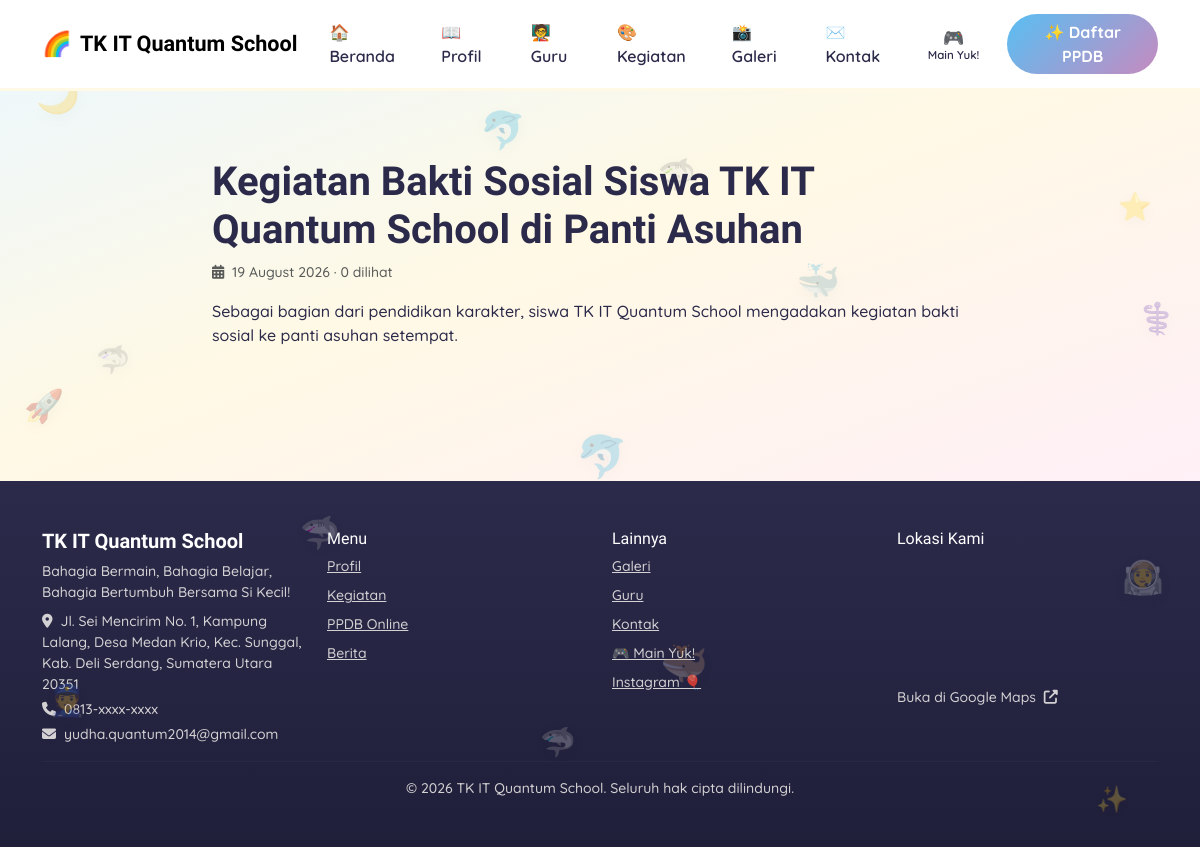
Screenshot of /home/berita/kegiatan-bakti-sosial-siswa-tk-it-quantum-school-di-panti-asuhan with the database file from the repository.
### tables this page shows
CREATE TABLE pengaturan_website (
    id INT AUTO_INCREMENT PRIMARY KEY,
    nama_sekolah VARCHAR(150) NOT NULL DEFAULT 'TK IT Quantum School',
    tagline VARCHAR(255) NULL,
    alamat TEXT NULL,
    email VARCHAR(100) NULL,
    telepon VARCHAR(30) NULL,
    logo VARCHAR(255) NULL,
    favicon VARCHAR(255) NULL,
    logo_login VARCHAR(255) NULL,
    logo_navbar VARCHAR(255) NULL,
    logo_footer VARCHAR(255) NULL,
    foto_kepsek VARCHAR(255) NULL,
    banner_hero VARCHAR(255) NULL,
    warna_primary VARCHAR(20) DEFAULT '#FFC107',
    warna_secondary VARCHAR(20) DEFAULT '#FFF8E1',
    warna_accent VARCHAR(20) DEFAULT '#FF9800',
    facebook VARCHAR(255) NULL,
    instagram VARCHAR(255) NULL,
    youtube VARCHAR(255) NULL,
    tiktok VARCHAR(255) NULL,
    maps_embed TEXT NULL,
    musik_latar VARCHAR(255) NULL,
    musik_aktif ENUM('ya','tidak') NOT NULL DEFAULT 'tidak',
    updated_at TIMESTAMP DEFAULT CURRENT_TIMESTAMP ON UPDATE CURRENT_TIMESTAMP
);

CREATE TABLE berita (
    id INT AUTO_INCREMENT PRIMARY KEY,
    kategori_id INT NULL,
    user_id INT NULL,
    judul VARCHAR(255) NOT NULL,
    slug VARCHAR(255) NOT NULL UNIQUE,
    thumbnail VARCHAR(255) NULL,
    ringkasan VARCHAR(500) NULL,
    isi LONGTEXT NOT NULL,
    status ENUM('draft','publish') DEFAULT 'draft',
    dilihat INT DEFAULT 0,
    tanggal_publish DATETIME NULL,
    created_at TIMESTAMP DEFAULT CURRENT_TIMESTAMP,
    updated_at TIMESTAMP DEFAULT CURRENT_TIMESTAMP ON UPDATE CURRENT_TIMESTAMP,
    FOREIGN KEY (kategori_id) REFERENCES kategori_berita(id) ON DELETE SET NULL,
    FOREIGN KEY (user_id) REFERENCES users(id) ON DELETE SET NULL
);

### controllers/HomeController.php (called while the page is built, shortened)
<?php
class HomeController extends Controller
{
    private BeritaModel $beritaModel;
    private PengaturanModel $pengaturanModel;
    public function __construct()
    {
        $this->beritaModel = new BeritaModel();
        $this->pengaturanModel = new PengaturanModel();
    }
    public function berita(string $slug = ''): void
    {
        $berita = $this->beritaModel->findBySlug($slug);
        $this->beritaModel->incrementViews((int) $berita['id']);
        try {
            $galeriBerita = (new BeritaGaleriModel())->getByBerita((int) $berita['id']);
        } catch (PDOException $e) {
            $galeriBerita = [];
        }
        $this->view('home/berita-detail', [
            'pengaturan' => $this->pengaturanModel->get(),
            'berita' => $berita,
            'galeriBerita' => $galeriBerita,
        ]);
    }
}

### core/App.php (called while the page is built, shortened)
<?php
class App
{
    protected string $method = 'index';
    public function __construct()
    {
        $url = $this->parseUrl();
        if (!empty($url[0])) {
            $controllerName = ucfirst($url[0]) . 'Controller';
            $controllerFile = dirname(__DIR__) . '/controllers/' . $controllerName . '.php';
            if (file_exists($controllerFile)) {
                unset($url[0]);
            }
        }
        $this->controller = new $this->controllerName();
        if (isset($url[1]) && method_exists($this->controller, $url[1])) {
            $reflection = new ReflectionMethod($this->controller, $url[1]);
            if ($reflection->isPublic() && strpos($url[1], '__') !== 0) {
                $this->method = $url[1];
                unset($url[1]);
            }
        }
        $this->params = $url ? array_values($url) : [];
        call_user_func_array([$this->controller, $this->method], $this->params);
    }
    protected function parseUrl(): array
    {
        if (isset($_GET['url'])) {
            $url = rtrim($_GET['url'], '/');
            $url = filter_var($url, FILTER_SANITIZE_URL);
            return explode('/', $url);
        }
        return [];
    }
}

### public/index.php (called while the page is built, shortened)
<?php
$appConfig = require dirname(__DIR__) . '/config/app.php';
spl_autoload_register(function ($class) {
    $dirs = ['core', 'controllers', 'models'];
    foreach ($dirs as $dir) {
        $file = dirname(__DIR__) . "/{$dir}/{$class}.php";
        if (file_exists($file)) {
            return;
        }
    }
});
require dirname(__DIR__) . '/core/App.php';
new App();

### config/database.php (called while the page is built)
<?php
return [
    'host'    => '127.0.0.1',
    'dbname'  => 'u117434194_tkit',
    'user'    => 'u117434194_tkit',
    'pass'    => 'Randy2005_',
    'charset' => 'utf8mb4',
];

### core/Database.php (called while the page is built)
<?php
class Database
{
    private static ?PDO $instance = null;
    public static function getInstance(): PDO
    {
        if (self::$instance === null) {
            $config = require dirname(__DIR__) . '/config/database.php';
            $dsn = "mysql:host={$config['host']};dbname={$config['dbname']};charset={$config['charset']}";
            try {
                self::$instance = new PDO($dsn, $config['user'], $config['pass'], [
                    PDO::ATTR_ERRMODE            => PDO::ERRMODE_EXCEPTION,
                    PDO::ATTR_DEFAULT_FETCH_MODE => PDO::FETCH_ASSOC,
                    PDO::ATTR_EMULATE_PREPARES   => false,
                ]);
            } catch (PDOException $e) {
                error_log('DB Connection Error: ' . $e->getMessage());
                http_response_code(500);
                die('Koneksi database gagal. Silakan hubungi administrator.');
            }
        }
        return self::$instance;
    }
}

### core/Model.php (called while the page is built, shortened)
<?php
abstract class Model
{
    protected PDO $db;
    public function __construct()
    {
        $this->db = Database::getInstance();
    }
    protected function raw(string $sql, array $params = []): PDOStatement
    {
        $stmt = $this->db->prepare($sql);
        $stmt->execute($params);
        return $stmt;
    }
}

### models/BeritaModel.php (called while the page is built, shortened)
<?php
class BeritaModel extends Model
{
    public function findBySlug(string $slug): ?array
    {
        $row = $this->raw("SELECT * FROM berita WHERE slug = :slug LIMIT 1", ['slug' => $slug])->fetch();
        return $row ?: null;
    }
}

### config/app.php (called while the page is built)
<?php
$baseUrl = '';
if (isset($_SERVER['HTTP_HOST'])) {
    $scriptDir = str_replace('\\', '/', dirname($_SERVER['SCRIPT_NAME'] ?? ''));
    $baseDir = preg_replace('#/public$#', '', $scriptDir);
    $baseUrl = ($baseDir === '/' || $baseDir === '.' || $baseDir === '') ? '' : rtrim($baseDir, '/');
}
return [
    'app_name'   => 'TK IT Quantum School',
    'base_url'   => $baseUrl,
    'env'        => (isset($_SERVER['HTTP_HOST']) && in_array($_SERVER['HTTP_HOST'], ['localhost', '127.0.0.1'])) ? 'development' : 'production',
    'session_lifetime' => 1800,
    'login_max_attempts' => 5,
    'login_lockout_minutes' => 15,
    'upload_max_size' => 4 * 1024 * 1024,
    'upload_allowed_mimes' => [
        'image/jpeg', 'image/png', 'image/webp', 'application/pdf'
    ],
];

### models/PengaturanModel.php (called while the page is built, shortened)
<?php
class PengaturanModel extends Model
{
    public function get(): array
    {
        $row = $this->raw("SELECT * FROM pengaturan_website ORDER BY id LIMIT 1")->fetch();
        return $row ?: [];
    }
}

### models/PermainanPengaturanModel.php (called while the page is built, shortened)
<?php
class PermainanPengaturanModel extends Model
{
    public function get(): array
    {
        $row = $this->raw("SELECT * FROM permainan_pengaturan ORDER BY id LIMIT 1")->fetch();
        return $row ?: ['tampil_menu' => 'ya'];
    }
}

### views/layouts/main.php (the view, shortened to what this page needs)
<!DOCTYPE html>
<html lang="id">
<head>
<link rel="stylesheet" href="https://cdn.jsdelivr.net/npm/bootstrap@5.3.3/dist/css/bootstrap.min.css">
<link rel="stylesheet" href="https://cdnjs.cloudflare.com/ajax/libs/font-awesome/6.5.1/css/all.min.css">
<link rel="stylesheet" href="https://unpkg.com/aos@2.3.1/dist/aos.css">
<link rel="stylesheet" href="https://cdn.jsdelivr.net/npm/lightbox2@2.11.4/dist/css/lightbox.min.css">
</head>
<body>
<?php
  try {
    $tampilMenuPermainan = (new PermainanPengaturanModel())->get()['tampil_menu'] ?? 'ya';
  } catch (PDOException $e) {
    $tampilMenuPermainan = 'ya';
  }
?>
<nav class="navbar navbar-expand-lg sticky-top" id="mainNavbar">
  <div class="container">
    <a class="navbar-brand fw-bold font-display d-flex align-items-center gap-2" href="<?= $this->appConfig['base_url'] ?>/">
      <?php if (!empty($pengaturan['logo_navbar'])): ?>
        <img src="<?= $this->appConfig['base_url'] ?>/<?= htmlspecialchars($pengaturan['logo_navbar']) ?>" height="40" style="border-radius:50%;">
      <?php else: ?>
        <span style="font-size:1.5rem;">🌈</span>
      <?php endif; ?>
      <?= htmlspecialchars($pengaturan['nama_sekolah'] ?? 'TK IT Quantum School') ?>
    </a>
    <div class="collapse navbar-collapse" id="navMenu">
      <ul class="navbar-nav ms-auto align-items-lg-center gap-lg-1">
        <li class="nav-item"><a class="nav-link px-3" href="<?= $this->appConfig['base_url'] ?>/">🏠 Beranda</a></li>
        <li class="nav-item"><a class="nav-link px-3" href="<?= $this->appConfig['base_url'] ?>/profil">📖 Profil</a></li>
        <li class="nav-item"><a class="nav-link px-3" href="<?= $this->appConfig['base_url'] ?>/guru">🧑‍🏫 Guru</a></li>
        <li class="nav-item"><a class="nav-link px-3" href="<?= $this->appConfig['base_url'] ?>/akademik">🎨 Kegiatan</a></li>
        <li class="nav-item"><a class="nav-link px-3" href="<?= $this->appConfig['base_url'] ?>/#galeri">📸 Galeri</a></li>
        <li class="nav-item"><a class="nav-link px-3" href="<?= $this->appConfig['base_url'] ?>/kontak">✉️ Kontak</a></li>
        <?php if ($tampilMenuPermainan === 'ya'): ?>
        <li class="nav-item"><a class="nav-link px-3 nav-link-stacked" href="<?= $this->appConfig['base_url'] ?>/permainan"><span class="nav-link-stacked-icon">🎮</span><span class="nav-link-stacked-text">Main Yuk!</span></a></li>
        <?php endif; ?>
        <li class="nav-item ms-lg-2"><a class="btn btn-accent px-4 rounded-pill" href="<?= $this->appConfig['base_url'] ?>/ppdb">✨ Daftar PPDB</a></li>
      </ul>
    </div>
  </div>
</nav>
<div class="site-deco" aria-hidden="true">
  <span class="deco-item" style="top:8%; left:3%; font-size:2.2rem; animation-delay:0s;">🌙</span>
  <span class="deco-item" style="top:22%; right:4%; font-size:1.7rem; animation-delay:.6s;">⭐</span>
  <span class="deco-item" style="top:45%; left:2%; font-size:2rem; animation-delay:1.2s;">🚀</span>
  <span class="deco-item" style="top:65%; right:3%; font-size:2.1rem; animation-delay:1.8s;">👨‍🚀</span>
  <span class="deco-item" style="top:80%; left:4%; font-size:1.9rem; animation-delay:2.4s;">👮</span>
  <span class="deco-item" style="top:35%; right:2%; font-size:1.9rem; animation-delay:.3s;">⚕️</span>
  <span class="deco-item" style="top:92%; right:6%; font-size:1.6rem; animation-delay:1.5s;">✨</span>
  <span class="deco-item deco-swim" style="top:12%; left:40%; font-size:2.3rem; animation-delay:.4s;">🐬</span>
  <span class="deco-item deco-jump" style="top:50%; left:48%; font-size:2.6rem; animation-delay:1s;">🐬</span>
  <span class="deco-item deco-swim" style="top:75%; left:55%; font-size:2.4rem; animation-delay:2s; filter:hue-rotate(200deg) drop-shadow(0 4px 8px rgba(43,42,74,.12));">🐳</span>
  <span class="deco-item deco-jump" style="top:30%; right:30%; font-size:2.2rem; animation-delay:.7s;">🐳</span>
  <span class="deco-item deco-swim" style="top:60%; left:25%; font-size:2rem; animation-delay:1.4s; filter:hue-rotate(320deg) saturate(1.6) drop-shadow(0 4px 8px rgba(43,42,74,.12));">🦈</span>
  <span class="deco-item deco-swim" style="top:18%; right:42%; font-size:1.9rem; animation-delay:2.1s; filter:hue-rotate(90deg) saturate(1.8) drop-shadow(0 4px 8px rgba(43,42,74,.12));">🦈</span>
  <span class="deco-item deco-jump" style="top:85%; left:45%; font-size:1.8rem; animation-delay:1.8s; filter:hue-rotate(180deg) saturate(1.7) drop-shadow(0 4px 8px rgba(43,42,74,.12));">🦈</span>
  <span class="deco-item deco-swim" style="top:40%; left:8%; font-size:1.7rem; animation-delay:.9s; filter:hue-rotate(260deg) saturate(1.5) drop-shadow(0 4px 8px rgba(43,42,74,.12));">🦈</span>
</div>
<?= $content ?>
<?php
  $mapsUrl = $pengaturan['maps_embed'] ?? '';
  $isValidMaps = $mapsUrl && preg_match('#^https://www\.google\.com/maps/embed#', $mapsUrl);
  $mapsLinkOut = null;
  if (!empty($pengaturan['alamat'])) {
    $mapsLinkOut = 'https://www.google.com/maps/search/?api=1&query=' . urlencode($pengaturan['alamat']);
  }
  if (!$isValidMaps && !empty($pengaturan['alamat'])) {
    $mapsUrl = 'https://www.google.com/maps?q=' . urlencode($pengaturan['alamat']) . '&output=embed';
    $isValidMaps = true;
  }
  $base = $this->appConfig['base_url'];
?>
<footer class="py-5 mt-5" id="lokasi">
  <div class="container">
    <div class="row g-4">
      <div class="col-md-3">
        <h5 class="fw-bold font-display d-flex align-items-center gap-2">
          <?= htmlspecialchars($pengaturan['nama_sekolah'] ?? 'TK IT Quantum School') ?>
        </h5>
        <p class="small mb-2"><?= htmlspecialchars($pengaturan['tagline'] ?? '') ?></p>
        <p class="small mb-1"><i class="fa-solid fa-location-dot me-2"></i><?= htmlspecialchars($pengaturan['alamat'] ?? '') ?></p>
        <p class="small mb-1"><i class="fa-solid fa-phone me-2"></i><?= htmlspecialchars($pengaturan['telepon'] ?? '') ?></p>
        <p class="small mb-0"><i class="fa-solid fa-envelope me-2"></i><?= htmlspecialchars($pengaturan['email'] ?? '') ?></p>
      </div>
      <div class="col-6 col-md-3">
        <h6>Menu</h6>
        <ul class="list-unstyled small">
          <li class="mb-2"><a href="<?= $base ?>/profil">Profil</a></li>
          <li class="mb-2"><a href="<?= $base ?>/akademik">Kegiatan</a></li>
          <li class="mb-2"><a href="<?= $base ?>/ppdb">PPDB Online</a></li>
          <li class="mb-2"><a href="<?= $base ?>/#berita">Berita</a></li>
        </ul>
      </div>
      <div class="col-6 col-md-3">
        <h6>Lainnya</h6>
        <ul class="list-unstyled small">
          <li class="mb-2"><a href="<?= $base ?>/#galeri">Galeri</a></li>
          <li class="mb-2"><a href="<?= $base ?>/guru">Guru</a></li>
          <li class="mb-2"><a href="<?= $base ?>/kontak">Kontak</a></li>
          <?php if ($tampilMenuPermainan === 'ya'): ?>
          <li class="mb-2"><a href="<?= $base ?>/permainan">🎮 Main Yuk!</a></li>
          <?php endif; ?>
          <li class="mb-2"><a href="<?= htmlspecialchars($pengaturan['instagram'] ?? 'https://www.instagram.com/tkitquantum.school/') ?>" target="_blank">Instagram 🎈</a></li>
        </ul>
      </div>
      <div class="col-md-3">
        <h6 class="mb-2">Lokasi Kami</h6>
        <?php if ($isValidMaps): ?>
        <div class="rounded-3 overflow-hidden mb-2" style="height:120px; filter:grayscale(.1);">
          <iframe src="<?= htmlspecialchars($mapsUrl) ?>" style="border:0;width:100%;height:100%;" loading="lazy"></iframe>
        </div>
        <?php if ($mapsLinkOut): ?>
        <a href="<?= htmlspecialchars($mapsLinkOut) ?>" target="_blank" class="small text-decoration-none">
          Buka di Google Maps <i class="fa-solid fa-up-right-from-square ms-1"></i>
        </a>
        <?php endif; ?>
        <?php else: ?>
          <p class="small mb-0">Peta lokasi belum diatur oleh admin.</p>
        <?php endif; ?>
      </div>
    </div>
    <hr style="border-color:rgba(255,255,255,.12);">
    <p class="text-center small mb-0">&copy; <?= date('Y') ?> <?= htmlspecialchars($pengaturan['nama_sekolah'] ?? 'TK IT Quantum School') ?>. Seluruh hak cipta dilindungi.</p>
  </div>
</footer>
</body>
</html>

### views/home/berita-detail.php (shortened to what this page needs)
<section>
  <div class="container" style="max-width:800px;">
    <h1 class="fw-bold"><?= htmlspecialchars($berita['judul']) ?></h1>
    <p class="text-muted small">
      <i class="fa-solid fa-calendar-days me-1"></i>
      <?= !empty($berita['tanggal_publish']) ? date('d F Y', strtotime($berita['tanggal_publish'])) : date('d F Y', strtotime($berita['created_at'])) ?>
      &middot; <?= (int) $berita['dilihat'] ?> dilihat
    </p>
    <div class="content"><?= $berita['isi']  ?></div>
  </div>
</section>

### rows the page displays
pengaturan_website: nama_sekolah "TK IT Quantum School", tagline "Bahagia Bermain, Bahagia Belajar, Bahagia Bertumbuh Bersama Si Kecil!", alamat "Jl. Sei Mencirim No. 1, Kampung Lalang, Desa Medan Krio, Kec. Sunggal, Kab. Deli Serdang, Sumatera Utara 20351", telepon "0813-xxxx-xxxx", email "yudha.quantum2014@gmail.com"
berita: judul "Kegiatan Bakti Sosial Siswa TK IT Quantum School di Panti Asuhan", tanggal_publish "19 August 2026", dilihat "0", isi "Sebagai bagian dari pendidikan karakter, siswa TK IT Quantum School mengadakan kegiatan bakti sosial ke panti asuhan setempat."
